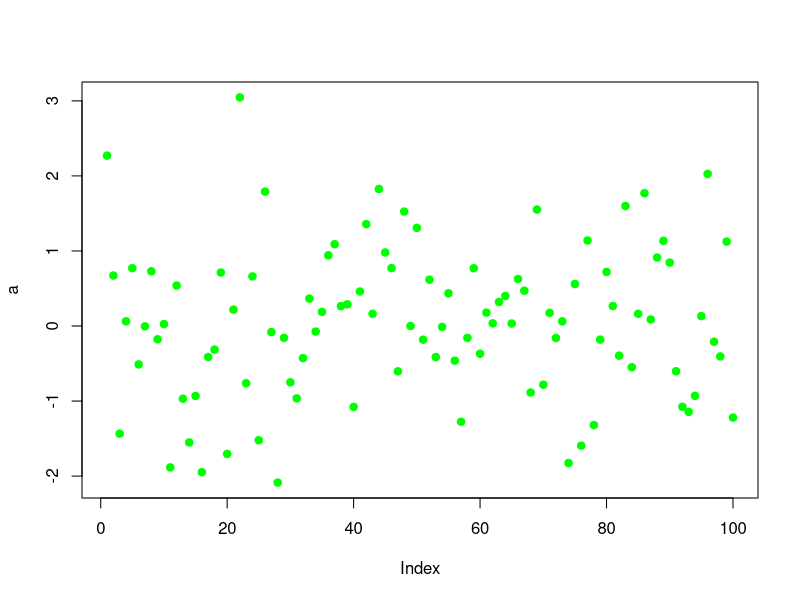

This chart was generated by the following R code:
## ---- chunk 1
a <- rnorm(100)
plot(a, col="green", pch=19)
